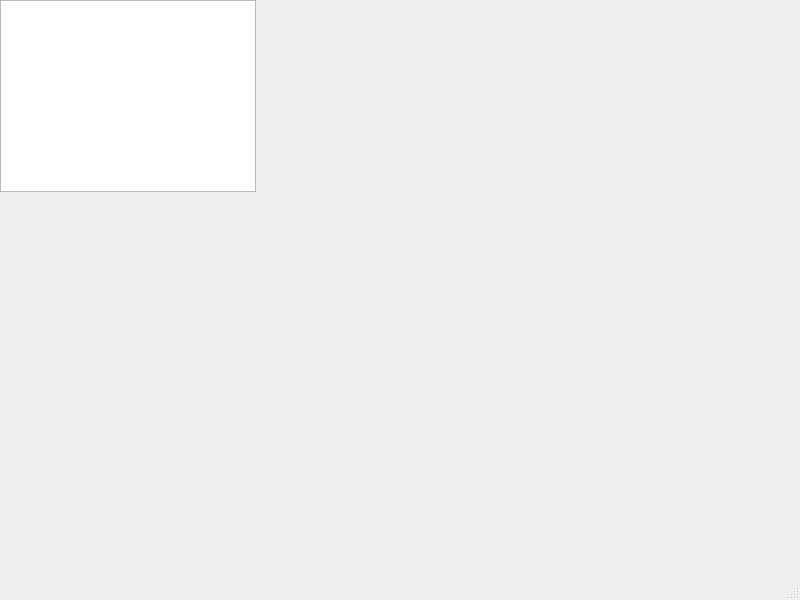
<?xml version="1.0" encoding="UTF-8"?>
<ui version="4.0">
 <class>MainWindow</class>
 <widget class="QMainWindow" name="MainWindow">
  <property name="geometry">
   <rect>
    <x>0</x>
    <y>0</y>
    <width>800</width>
    <height>600</height>
   </rect>
  </property>
  <property name="windowTitle">
   <string>MainWindow</string>
  </property>
  <widget class="QWidget" name="centralwidget">
   <widget class="QGraphicsView" name="graphicsView">
    <property name="geometry">
     <rect>
      <x>0</x>
      <y>0</y>
      <width>256</width>
      <height>192</height>
     </rect>
    </property>
   </widget>
  </widget>
  <widget class="QMenuBar" name="menubar">
   <property name="geometry">
    <rect>
     <x>0</x>
     <y>0</y>
     <width>800</width>
     <height>18</height>
    </rect>
   </property>
  </widget>
  <widget class="QStatusBar" name="statusbar"/>
 </widget>
 <resources/>
 <connections/>
</ui>
